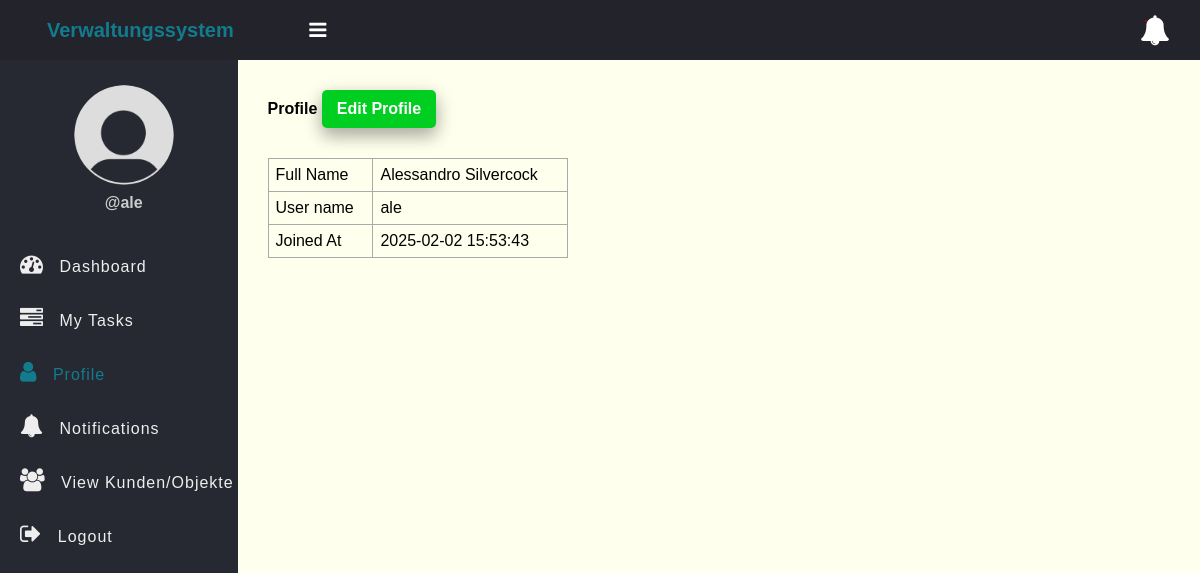
/profile.php (signed in), run on the app's committed database.
### tables this page shows
CREATE TABLE `users` (
                         `id` int(11) NOT NULL,
                         `full_name` varchar(50) NOT NULL,
                         `username` varchar(50) NOT NULL,
                         `password` varchar(255) NOT NULL,
                         `role` enum('admin','manager','employee') NOT NULL,
                         `created_at` timestamp NOT NULL DEFAULT current_timestamp()
);

### app/Model/User.php (called while the page is built, shortened)
<?php
function get_user_by_id($conn, $id){
	$sql = "SELECT * FROM users WHERE id =? ";
	$stmt = $conn->prepare($sql);
	$stmt->execute([$id]);
	if($stmt->rowCount() > 0){
		$user = $stmt->fetch();
	}else $user = 0;
	return $user;
}

### profile.php (the view, shortened to what this page needs)
<?php
if (isset($_SESSION['role']) && isset($_SESSION['id']) && $_SESSION['role'] == "employee") {
    include "DB_connection.php";
    include "app/Model/User.php";
    $user = get_user_by_id($conn, $_SESSION['id']);
 ?>
<!DOCTYPE html>
<html>
<head>
	<link rel="stylesheet" href="https://stackpath.bootstrapcdn.com/font-awesome/4.7.0/css/font-awesome.min.css">
	<link rel="stylesheet" href="css/style.css">
</head>
<body>
	<?php include "inc/header.php" ?>
	<div class="body">
		<?php include "inc/nav.php" ?>
		<section class="section-1">
			<h4 class="title">Profile <a href="edit_profile.php">Edit Profile</a></h4>
         <table class="main-table" style="max-width: 300px;">
				<tr>
					<td>Full Name</td>
					<td><?=$user['full_name']?></td>
				</tr>
				<tr>
					<td>User name</td>
					<td><?=$user['username']?></td>
				</tr>
				<tr>
					<td>Joined At</td>
					<td><?=$user['created_at']?></td>
				</tr>
			</table>
		</section>
	</div>
</body>
</html>
<?php }else{
   $em = "First login";
   header("Location: login.php?error=$em");
   exit();
}
 ?>

### css/style.css (style rules this page uses)
* { padding: 0; margin: 0; box-sizing: border-box; font-family: arial, sans-serif; }
.body { display: flex; }
.section-1 { padding: 30px; }
.section-1 .title { margin-bottom: 10px; }
.section-1 .title a { text-decoration: none; display: inline-block; padding-left: 10px; border: none; background: #00CF22; padding: 10px 15px; color: #fff; font-size: 16px; border-radius: 5px; cursor: pointer; outline: none; transition: background 1s; box-shadow: 0 8px 16px 0 rgba(0,0,0,0.2), 0 6px 20px 0 rgba(0,0,0,0.19); }
.section-1 { width: 100%; background: #ffe; }
.main-table, .main-table tr, .main-table th, .main-table td { border: 1px solid #aaa; border-collapse: collapse; padding: 7px; }
.main-table { width: 90%; margin-top: 30px; }

### data on the page
users: full_name "Alessandro Silvercock", username "ale", created_at "2025-02-02 15:53:43"

### other printed values
$_SESSION['username'] "ale"
